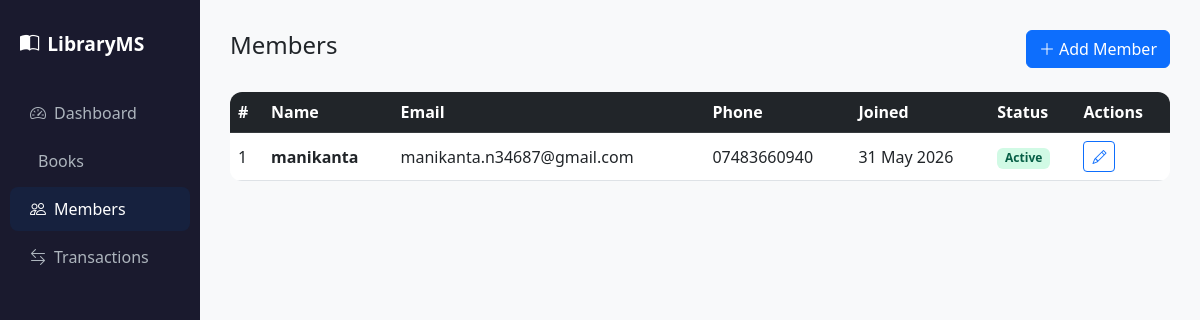
/members/, run on an earlier commit of the app's database.
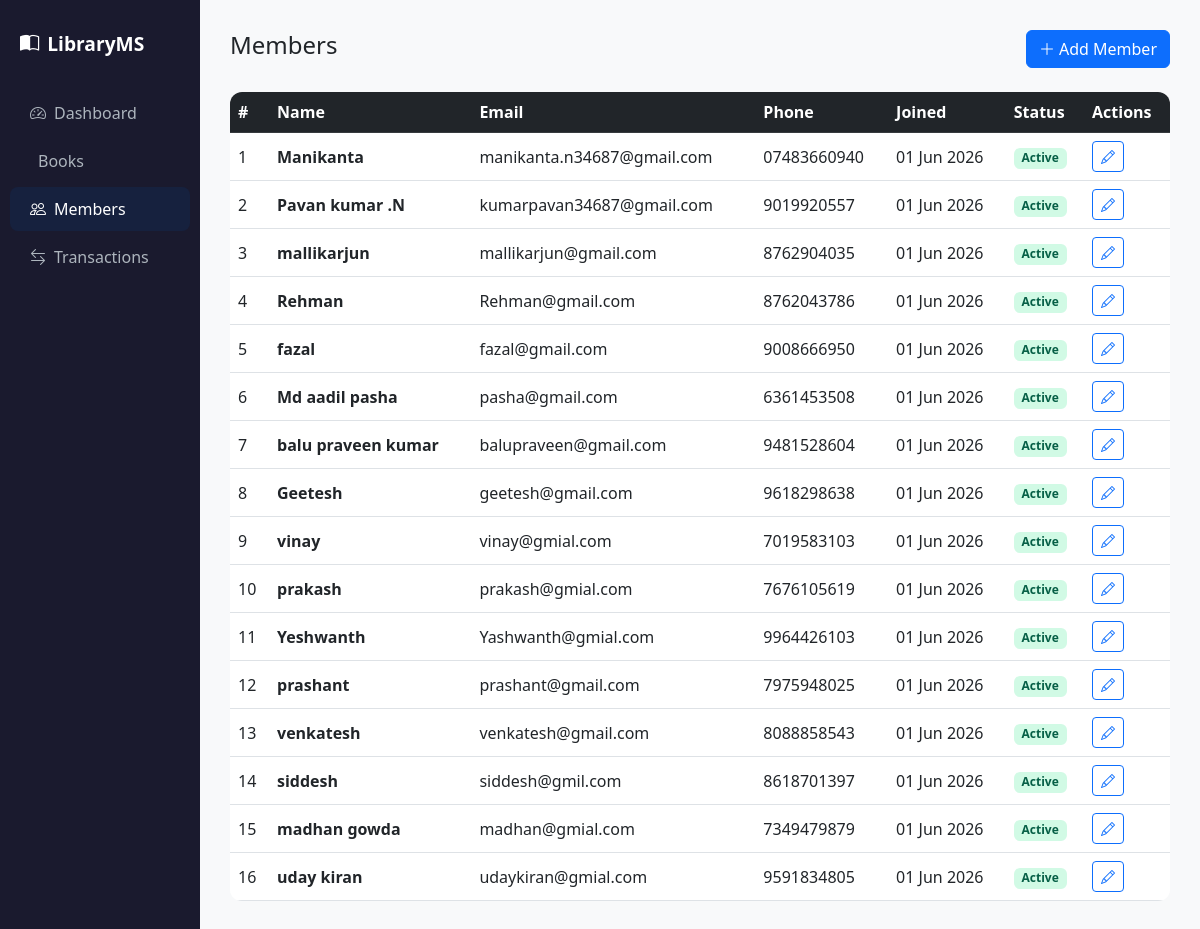
And on a later commit of the database.
### models.py (models this page shows, shortened)
class Member(db.Model):
    __tablename__ = 'members'
    id         = db.Column(db.Integer, primary_key=True)
    name       = db.Column(db.String(100), nullable=False)
    email      = db.Column(db.String(120), unique=True, nullable=False)
    phone      = db.Column(db.String(15), nullable=True)
    address    = db.Column(db.Text, nullable=True)
    joined_on  = db.Column(db.DateTime, default=datetime.utcnow)
    is_active  = db.Column(db.Boolean, default=True)
    transactions = db.relationship('Transaction', backref='member', lazy=True)

### routes/members.py (the view)
@members_bp.route('/')
def list_members():
    members = Member.query.all()
    return render_template('members/list.html', members=members)

### templates/members/list.html
{% extends 'base.html' %}
{% block content %}
<div class="d-flex justify-content-between align-items-center mb-4">
  <h4>Members</h4>
  <a href="{{ url_for('members.add_member') }}" class="btn btn-primary"><i class="bi bi-plus-lg me-1"></i>Add Member</a>
</div>
<div class="table-responsive">
  <table class="table table-hover align-middle">
    <thead class="table-dark">
      <tr><th>#</th><th>Name</th><th>Email</th><th>Phone</th><th>Joined</th><th>Status</th><th>Actions</th></tr>
    </thead>
    <tbody>
      {% for member in members %}
      <tr>
        <td>{{ member.id }}</td>
        <td><strong>{{ member.name }}</strong></td>
        <td>{{ member.email }}</td>
        <td>{{ member.phone or '—' }}</td>
        <td>{{ member.joined_on.strftime('%d %b %Y') }}</td>
        <td>
          <span class="badge {{ 'badge-available' if member.is_active else 'badge-unavailable' }}">
            {{ 'Active' if member.is_active else 'Inactive' }}
          </span>
        </td>
        <td>
          <a href="{{ url_for('members.edit_member', id=member.id) }}" class="btn btn-sm btn-outline-primary">
            <i class="bi bi-pencil"></i>
          </a>
        </td>
      </tr>
      {% else %}
      <tr><td colspan="7" class="text-center text-muted py-4">No members found.</td></tr>
      {% endfor %}
    </tbody>
  </table>
</div>
{% endblock %}

What changed in the data, as far as the page shows it:
changed Member "manikanta.n34687@gmail.com": name "manikanta" → "Manikanta"; joined_on "31 May 2026" → "01 Jun 2026"
added Member: id "2", name "Pavan kumar .N", email "kumarpavan34687@gmail.com", phone "9019920557", joined_on "01 Jun 2026", is_active "Active"
added Member: id "3", name "mallikarjun", email "mallikarjun@gmail.com", phone "8762904035", joined_on "01 Jun 2026", is_active "Active"
added Member: id "4", name "Rehman", email "Rehman@gmail.com", phone "8762043786", joined_on "01 Jun 2026", is_active "Active"
added Member: id "5", name "fazal", email "fazal@gmail.com", phone "9008666950", joined_on "01 Jun 2026", is_active "Active"
added Member: id "6", name "Md aadil pasha", email "pasha@gmail.com", phone "6361453508", joined_on "01 Jun 2026", is_active "Active"
added Member: id "7", name "balu praveen kumar", email "balupraveen@gmail.com", phone "9481528604", joined_on "01 Jun 2026", is_active "Active"
added Member: id "8", name "Geetesh", email "geetesh@gmail.com", phone "9618298638", joined_on "01 Jun 2026", is_active "Active"
added Member: id "9", name "vinay", email "vinay@gmial.com", phone "7019583103", joined_on "01 Jun 2026", is_active "Active"
added Member: id "10", name "prakash", email "prakash@gmial.com", phone "7676105619", joined_on "01 Jun 2026", is_active "Active"
added Member: id "11", name "Yeshwanth", email "Yashwanth@gmial.com", phone "9964426103", joined_on "01 Jun 2026", is_active "Active"
added Member: id "12", name "prashant", email "prashant@gmail.com", phone "7975948025", joined_on "01 Jun 2026", is_active "Active"
added Member: id "13", name "venkatesh", email "venkatesh@gmail.com", phone "8088858543", joined_on "01 Jun 2026", is_active "Active"
added Member: id "14", name "siddesh", email "siddesh@gmil.com", phone "8618701397", joined_on "01 Jun 2026", is_active "Active"
added Member: id "15", name "madhan gowda", email "madhan@gmial.com", phone "7349479879", joined_on "01 Jun 2026", is_active "Active"
added Member: id "16", name "uday kiran", email "udaykiran@gmial.com", phone "9591834805", joined_on "01 Jun 2026", is_active "Active"
